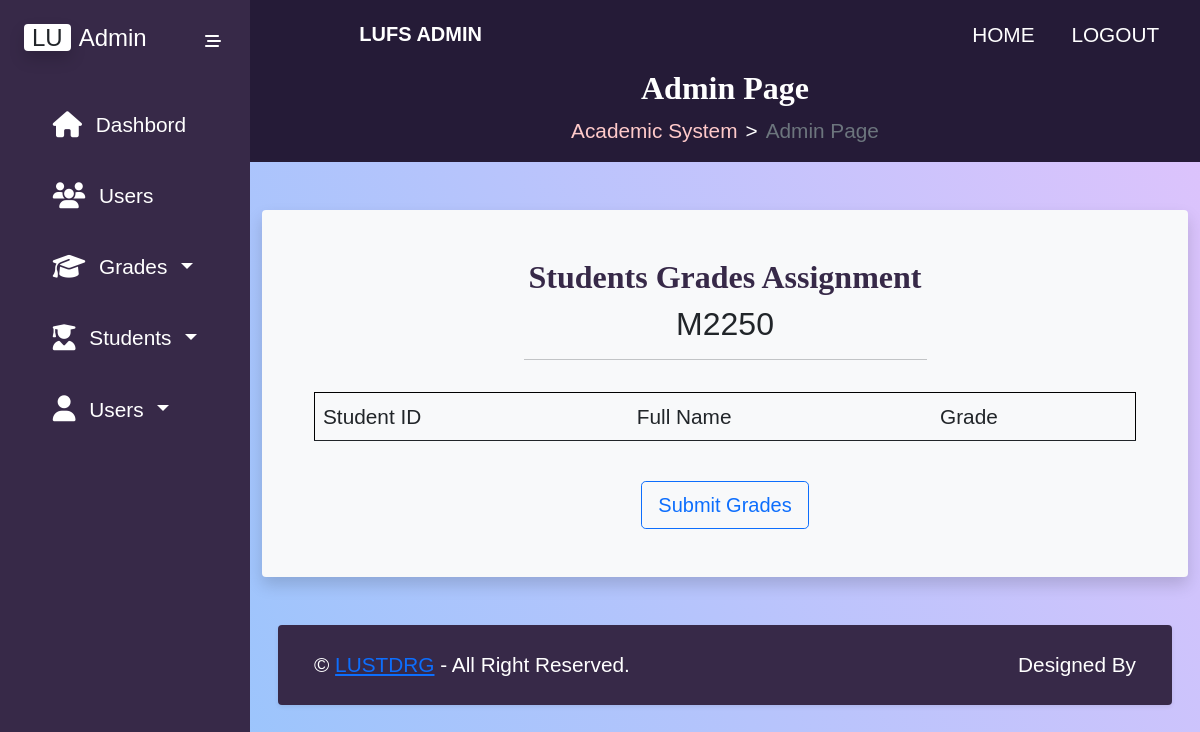
/admin-page-course-grades-assign.php?courseCode=M2250, run on an earlier commit of the app's database.
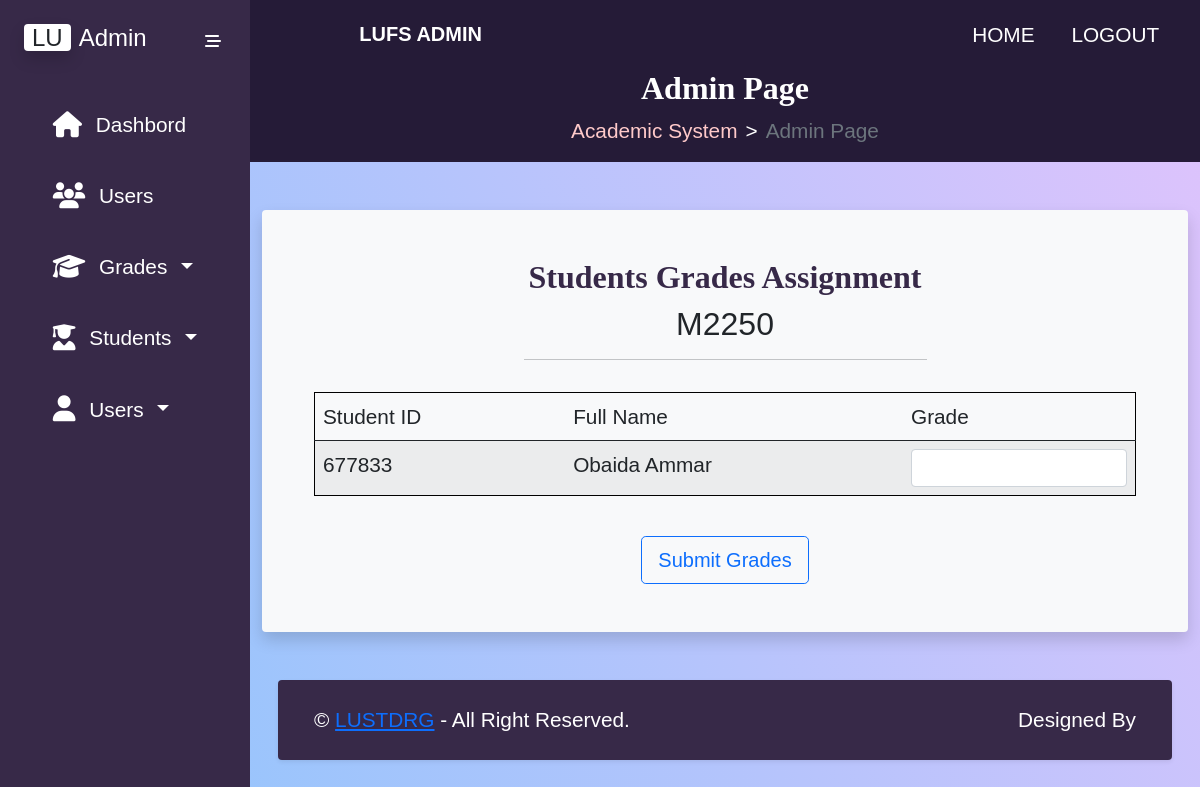
And on a later commit of the database.
### tables this page shows
CREATE TABLE `students` (
  `Id` int(11) NOT NULL,
  `StudentId` varchar(10) NOT NULL,
  `Fname` varchar(20) NOT NULL,
  `Lname` varchar(20) NOT NULL,
  `Email` varchar(30) NOT NULL,
  `Password` char(60) NOT NULL,
  `Image` longblob,
  `Major` int(11) NOT NULL,
  `Year` int(11) NOT NULL,
  `EnrollmentDate` varchar(20) NOT NULL
);

### classes/dal.php (called while the page is built, shortened)
<?php
    class DAL{
        private $servername = "localhost";
        private $username = "root";
        private $password = "";
        private $dbname = "FacultyOfScience";
        public function getConnection(){
            return new mysqli($this->servername, $this->username, $this->password, $this->dbname);
        }
        public function getData($sql) {
            $conn = $this->getConnection();
            $result = $conn->query($sql);
            if ( $result ) {
                $array = $result->fetch_all( MYSQLI_ASSOC );
                return $array;
            } else {
                echo mysqli_error( $conn );
            }
        }
    }
?>

### classes/student_dal.php (called while the page is built, shortened)
<?php
    class Student_DAL extends DAL {
        public function getStudentsInCourse($courseCode)
        {
          $sql = "SELECT
                         S.StudentId,
                         S.Fname,
                         S.Lname
                         FROM Grades AS G,Students AS S,Courses AS C
                         WHERE S.StudentId = G.StudentId
                         AND G.CourseId = C.CourseId
                         AND C.CourseCode = '$courseCode'";
          $course_students = $this -> getData($sql);
          return $course_students;
        }
    }
?>

### admin-page-course-grades-assign.php (the view, shortened to what this page needs)
<!DOCTYPE html>
<html lang="en">
<head>
    <?php
      require("templates/admin-header.php");
    ?>
</head>
<body>
    <?php
      require("classes/dal.php");
      require("classes/student_dal.php");
      $student_dal= new Student_DAL();
      $course_students = NULL;
      if(isset($_GET["courseCode"]))
      {
        $course_students = $student_dal -> getStudentsInCourse($_GET["courseCode"]);
      }
      else exit;
    ?>
    <div class="main-container d-flex">
        <?php
        require("templates/admin-sidebar.php");
        ?>
        <div class="content openSide">
            <?php
            require("templates/admin-navbar.php");
            ?>
            <?php
             require("templates/admin-breadcrumb.php");
            ?>
            <div class="container-fluid">
                <section id="students-grades-section">
                    <div class="container mt-5 bg-light rounded shadow p-5 mb-5 mx-sm-3 mx-lg-auto">
                        <div class="row d-flex justify-content-center">
                            <div class="col-sm-12 col-md-10 col-lg-6">
                                <h2 class="page-title">Students Grades Assignment</h2>
                                <h2 class="text-center course_code"><?php echo $_GET['courseCode']; ?></h2>
                                <hr>
                            </div>
                        </div>
                        <div class="row">
                            <div class="col-12 overflow-auto p-3">
                                <table class="table table-striped" id="courses_grades_table">
                                    <thead>
                                        <tr>
                                            <td>Student ID</td>
                                            <td>Full Name</td>
                                            <td>Grade</td>
                                        </tr>
                                    </thead>
                                    <tbody>
                                        <?php
                              foreach($course_students as $cs){
                                ?>
                                        <tr>
                                            <td class="p-2 studentId"><?php echo $cs['StudentId']; ?></td>
                                            <td class="p-2"><?php echo $cs['Fname']." ".$cs["Lname"]; ?></td>
                                            <td class="p-2"><input type="number"
                                                    class="form-control student_course_grade" min="0" max="100"
                                                    pattern="/^[0-9][0-9]?$|^100$/" /></td>
                                        </tr>
                                        <?php
                              }
                              ?>
                                    </tbody>
                                </table>
                            </div>
                        </div>
                        <div class="row mt-2">
                          <div class="col-12 d-flex justify-content-center">
                            <button class="btn btn-outline-primary btn-lg" id="submit_course_grades">Submit Grades</button>
                          </div>
                        </div>
                    </div>
                </section>
                <?php
                  require("templates/admin-footer.php");
                  ?>
            </div>
        </div>
    </div>
</body>
</html>

### templates/admin-header.php (shortened to what this page needs)
<link rel="stylesheet" href="css/bootstrap.css">
<link rel="stylesheet" href="css/datatable.css">
<link rel="stylesheet" href="FontAwesome/css/all.min.css">
<link rel="stylesheet" href="css/admin-page-style.css">

### templates/admin-sidebar.php (shortened to what this page needs)
<div class="slidebar sticky-top openSide" id="slide_nav">
    <div class="header-box px-4 py-4 d-flex
                    justify-content-between mb-3">
        <h1 class="fs-4"><span class="bg-white text-dark rounded
                            shadow px-2 me-2">LU</span><span class="text-white">Admin</span></h1>
        <button class="btn close-btn px-1 py-0
                        text-white"><i class="fa-solid fa-stream"></i></button>
    </div>
    <ul class="list-unstyled px-3">
        <li class="mb-4"><a href="admin-page.php" class="text-decoration-none px-3 py-2 d-block dashbord"><i
                    class="fa-solid fa-home fa-lg"></i> <span class="mx-2">Dashbord</span></a></li>
        <li class="mb-4"><a href="admin-page-request-users.php" class="text-decoration-none
                            px-3 py-2 d-block request-users"> <i class="fa-solid fa-users fa-lg"></i></i>
                <span class="mx-2">Users</span></a></li>
        <li class="nav-item dropdown mb-4 w-100 grades"><a href="#" class="nav-link dropdown-toggle text-decoration-none
                                    px-3 py-2 d-block grades" data-bs-toggle="collapse" data-bs-target="#grades-collapse"
                aria-expanded="false"> <i class="fa fa-solid fa-graduation-cap fa-lg"></i>
                <span class="mx-2">Grades</span></a>
        </li>
        <li class="nav-item dropdown mb-4 w-100 students"><a href="#" class="nav-link dropdown-toggle text-decoration-none
                                    px-3 py-2 d-block students" data-bs-toggle="collapse" data-bs-target="#students-collapse"
                aria-expanded="false"> <i class="fa fa-solid fa-user-graduate fa-lg"></i>
                <span class="mx-2">Students</span></a>
        </li>
        <li class="nav-item dropdown mb-4 w-100 users"><a href="show_users.php" class="nav-link dropdown-toggle text-decoration-none
                                    px-3 py-2 d-block" data-bs-toggle="collapse" data-bs-target="#user-collapse"
                aria-expanded="false"> <i class="fa-solid fa-user fa-lg"></i>
                <span class="mx-2">Users</span></a>
        </li>
    </ul>
</div>

### templates/admin-navbar.php (shortened to what this page needs)
<nav class="navbar navbar-expand-lg navbar-light sticky-top">
    <div class="container-fluid">
        <ul class="nav justify-content-start">
            <div class="d-flex justify-content-between">
            </div>
        </ul>
        <a class="navbar-brand" href="#">
            <span class="navbar-title">LUFS ADMIN</span>
        </a>
        <div class="collapse navbar-collapse justify-content-end ms-auto" id="navbarNavCollapse">
            <ul class="navbar-nav navbarItems">
                <li class="nav-item">
                    <a class="nav-link active" aria-current="page" href="index.php">HOME</a>
                </li>
                <li class="nav-item">
                    <a class="nav-link" href="#">LOGOUT</a>
                </li>
            </ul>
        </div>
    </div>
</nav>

### templates/admin-breadcrumb.php
<div class="row" id="breadcrumb_navbar">
    <div class="col-12">
        <div class="row">
            <div class="col-12">
                <h2 class="page-title text-white">Admin Page</h2>
            </div>
        </div>
        <div class="row">
            <div class="col-12 d-flex justify-content-center">
                <nav style="--bs-breadcrumb-divider: '>';" aria-label="breadcrumb">
                    <ol class="breadcrumb">
                        <li class="breadcrumb-item"><a href="#">Academic System</a></li>
                        <li class="breadcrumb-item active" aria-current="page">Admin Page</li>
                    </ol>
                </nav>
            </div>
        </div>
    </div>
</div>

### templates/admin-footer.php
<div class="row shadow-sm body-content p-4 m-3 rounded footer">
    <div class="col-12 col-sm-6 text-center text-sm-start">
        &copy; <a href="#">LUSTDRG</a> - All Right
        Reserved.
    </div>
    <div class="col-12 col-sm-6 text-center text-sm-end">
        Designed By <a href="#"></a>
    </div>
</div>

### css/datatable.css (style rules this page uses)
:root { --dt-row-selected: 13, 110, 253; --dt-row-selected-text: 255, 255, 255; --dt-row-selected-link: 9, 10, 11 }

### css/admin-page-style.css (style rules this page uses)
:root { --darker-color: rgb(37,27,55); --dark-color: rgb(55,41,72); --light-color: rgb(255,202,202); --lighter-color: rgb(255,236,239); --yellow-color: rgb(255, 217, 61); --green-color: rgb(224, 255, 19); --departments-cards: #ECF2FF; --font-family: 'Poppins',sans-serif; --font-size: 1.3rem; --bg-gradient: linear-gradient(62deg, #8EC5FC 0%, #E0C3FC 100%); --font-family: 'Poppins',sans-serif; --font-size: 1.3rem; }
body { min-height: 100vh; background: var(--bg-gradient); font-family: var(--font-family); font-size: var(--font-size); }
.navbar { background-color: var(--darker-color) !important; z-index: 3 !important; padding: 0.5em 1em !important; color: white !important; }
.navbar-brand .navbar-title { text-decoration: none; margin-left: 1rem; font-weight: 600; white-space: nowrap; color: white; }
#navbarNavCollapse { transition: all 0.5s !important; }
.navbarItems .nav-item .nav-link,.slidebar ul li a { color:white !important; margin-left: 1em !important; transition: all 0.5s ease-in !important; }
#breadcrumb_navbar { background-color: var(--darker-color) !important; color: white !important; margin-top: 0px; margin-right: 0px; margin-left: 0px; transition: all 0.7s; }
.breadcrumb-item a { text-decoration: none !important; color: var(--light-color) !important; transition: all 0.5s; }
.breadcrumb-item::before { color: white !important; }
.page-title { font-family: 'Courgette' !important; font-weight: 600; color: var(--dark-color); text-align: center; }
table { border: 1px solid black !important; }
#slide_nav { position: fixed !important; top: 0; left: 0; bottom: 0; width: 250px; height: 100vh; overflow-y: auto; background: var(--dark-color); min-width: 250px; max-width: 250px; transition: all 0.5s; z-index: 11; }
.content { min-height: 100vh; width: 100%; transition: all 0.7s; }
@media (min-width: 767px) { .content.openSide { margin-left: 250px; width: calc(100% - 250px); } }
@media (min-width: 767px) { #slide_nav.openSide { margin-left: 0; } }
.footer { background-color: var(--dark-color) !important; color: white !important; }

What changed in the data, as far as the page shows it:
now on this page (row edited): students: StudentId "677833", Fname "Obaida", Lname "Ammar"
